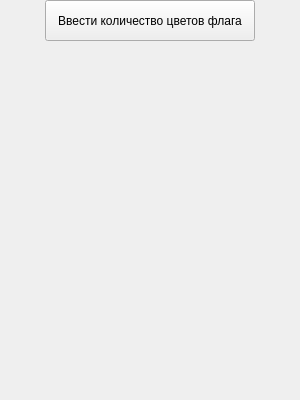
<?xml version="1.0" encoding="UTF-8"?>
<ui version="4.0">
 <class>MainWindow</class>
 <widget class="QMainWindow" name="MainWindow">
  <property name="geometry">
   <rect>
    <x>0</x>
    <y>0</y>
    <width>300</width>
    <height>400</height>
   </rect>
  </property>
  <property name="windowTitle">
   <string>Генерация флага</string>
  </property>
  <widget class="QWidget" name="centralwidget">
   <widget class="QPushButton" name="button">
    <property name="geometry">
     <rect>
      <x>45</x>
      <y>0</y>
      <width>210</width>
      <height>41</height>
     </rect>
    </property>
    <property name="text">
     <string>Ввести количество цветов флага</string>
    </property>
   </widget>
  </widget>
 </widget>
 <resources/>
 <connections/>
</ui>
